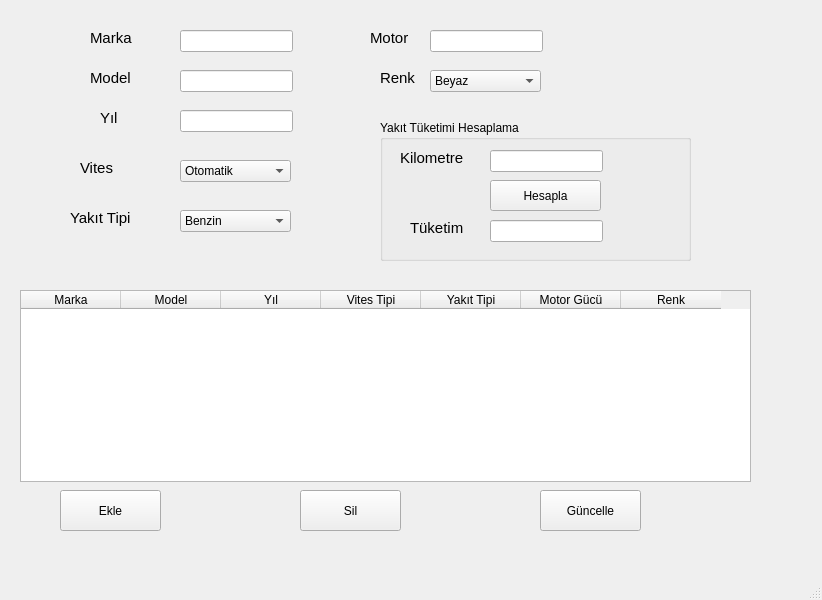
<?xml version="1.0" encoding="UTF-8"?>
<ui version="4.0">
 <class>MainMenu</class>
 <widget class="QMainWindow" name="MainMenu">
  <property name="geometry">
   <rect>
    <x>0</x>
    <y>0</y>
    <width>822</width>
    <height>600</height>
   </rect>
  </property>
  <property name="windowTitle">
   <string>Araba Kayıt</string>
  </property>
  <widget class="QWidget" name="centralwidget">
   <widget class="QLabel" name="label">
    <property name="geometry">
     <rect>
      <x>90</x>
      <y>30</y>
      <width>71</width>
      <height>16</height>
     </rect>
    </property>
    <property name="font">
     <font>
      <pointsize>11</pointsize>
     </font>
    </property>
    <property name="text">
     <string>Marka</string>
    </property>
   </widget>
   <widget class="QLabel" name="label_2">
    <property name="geometry">
     <rect>
      <x>90</x>
      <y>70</y>
      <width>61</width>
      <height>16</height>
     </rect>
    </property>
    <property name="font">
     <font>
      <pointsize>11</pointsize>
     </font>
    </property>
    <property name="text">
     <string>Model</string>
    </property>
   </widget>
   <widget class="QLabel" name="label_3">
    <property name="geometry">
     <rect>
      <x>100</x>
      <y>110</y>
      <width>49</width>
      <height>16</height>
     </rect>
    </property>
    <property name="font">
     <font>
      <pointsize>11</pointsize>
     </font>
    </property>
    <property name="text">
     <string>Yıl</string>
    </property>
   </widget>
   <widget class="QLabel" name="label_4">
    <property name="geometry">
     <rect>
      <x>80</x>
      <y>160</y>
      <width>49</width>
      <height>16</height>
     </rect>
    </property>
    <property name="font">
     <font>
      <pointsize>11</pointsize>
     </font>
    </property>
    <property name="text">
     <string>Vites</string>
    </property>
   </widget>
   <widget class="QLabel" name="label_5">
    <property name="geometry">
     <rect>
      <x>70</x>
      <y>210</y>
      <width>61</width>
      <height>16</height>
     </rect>
    </property>
    <property name="font">
     <font>
      <pointsize>11</pointsize>
     </font>
    </property>
    <property name="text">
     <string>Yakıt Tipi</string>
    </property>
   </widget>
   <widget class="QLineEdit" name="lineBrand">
    <property name="geometry">
     <rect>
      <x>180</x>
      <y>30</y>
      <width>113</width>
      <height>22</height>
     </rect>
    </property>
   </widget>
   <widget class="QLineEdit" name="lineModel">
    <property name="geometry">
     <rect>
      <x>180</x>
      <y>70</y>
      <width>113</width>
      <height>22</height>
     </rect>
    </property>
   </widget>
   <widget class="QLineEdit" name="lineYear">
    <property name="geometry">
     <rect>
      <x>180</x>
      <y>110</y>
      <width>113</width>
      <height>22</height>
     </rect>
    </property>
    <property name="inputMethodHints">
     <set>Qt::ImhNone</set>
    </property>
   </widget>
   <widget class="QLabel" name="label_6">
    <property name="geometry">
     <rect>
      <x>370</x>
      <y>30</y>
      <width>61</width>
      <height>16</height>
     </rect>
    </property>
    <property name="font">
     <font>
      <pointsize>11</pointsize>
     </font>
    </property>
    <property name="text">
     <string>Motor</string>
    </property>
   </widget>
   <widget class="QLineEdit" name="lineHp">
    <property name="geometry">
     <rect>
      <x>430</x>
      <y>30</y>
      <width>113</width>
      <height>22</height>
     </rect>
    </property>
   </widget>
   <widget class="QLabel" name="label_7">
    <property name="geometry">
     <rect>
      <x>380</x>
      <y>70</y>
      <width>41</width>
      <height>16</height>
     </rect>
    </property>
    <property name="font">
     <font>
      <pointsize>11</pointsize>
     </font>
    </property>
    <property name="text">
     <string>Renk</string>
    </property>
   </widget>
   <widget class="QTableWidget" name="tableWidget">
    <property name="geometry">
     <rect>
      <x>20</x>
      <y>290</y>
      <width>731</width>
      <height>192</height>
     </rect>
    </property>
    <property name="editTriggers">
     <set>QAbstractItemView::NoEditTriggers</set>
    </property>
    <property name="selectionMode">
     <enum>QAbstractItemView::SingleSelection</enum>
    </property>
    <property name="selectionBehavior">
     <enum>QAbstractItemView::SelectRows</enum>
    </property>
    <column>
     <property name="text">
      <string>Marka</string>
     </property>
    </column>
    <column>
     <property name="text">
      <string>Model</string>
     </property>
    </column>
    <column>
     <property name="text">
      <string>Yıl</string>
     </property>
    </column>
    <column>
     <property name="text">
      <string>Vites Tipi</string>
     </property>
    </column>
    <column>
     <property name="text">
      <string>Yakıt Tipi</string>
     </property>
    </column>
    <column>
     <property name="text">
      <string>Motor Gücü</string>
     </property>
    </column>
    <column>
     <property name="text">
      <string>Renk</string>
     </property>
    </column>
   </widget>
   <widget class="QPushButton" name="btnAdd">
    <property name="geometry">
     <rect>
      <x>60</x>
      <y>490</y>
      <width>101</width>
      <height>41</height>
     </rect>
    </property>
    <property name="text">
     <string>Ekle</string>
    </property>
    <property name="icon">
     <iconset>
      <normaloff>../free-green-add-button-icon-12023-thumb.png</normaloff>../free-green-add-button-icon-12023-thumb.png</iconset>
    </property>
    <property name="iconSize">
     <size>
      <width>25</width>
      <height>25</height>
     </size>
    </property>
   </widget>
   <widget class="QPushButton" name="btnDelete">
    <property name="geometry">
     <rect>
      <x>300</x>
      <y>490</y>
      <width>101</width>
      <height>41</height>
     </rect>
    </property>
    <property name="text">
     <string>Sil</string>
    </property>
    <property name="icon">
     <iconset>
      <normaloff>../delete-icon-close-symbol-vector-no-sign-cancel-symbol-wrong-reject-illustration-delete-icon-close-symbol-vector-no-sign-cancel-131584727.jpg</normaloff>../delete-icon-close-symbol-vector-no-sign-cancel-symbol-wrong-reject-illustration-delete-icon-close-symbol-vector-no-sign-cancel-131584727.jpg</iconset>
    </property>
    <property name="iconSize">
     <size>
      <width>25</width>
      <height>25</height>
     </size>
    </property>
    <property name="autoRepeat">
     <bool>false</bool>
    </property>
    <property name="autoRepeatDelay">
     <number>398</number>
    </property>
    <property name="autoRepeatInterval">
     <number>200</number>
    </property>
   </widget>
   <widget class="QPushButton" name="btnUpdate">
    <property name="geometry">
     <rect>
      <x>540</x>
      <y>490</y>
      <width>101</width>
      <height>41</height>
     </rect>
    </property>
    <property name="text">
     <string>Güncelle</string>
    </property>
    <property name="icon">
     <iconset>
      <normaloff>../50787717-update-icon-flat-design-style-eps-10.jpg</normaloff>../50787717-update-icon-flat-design-style-eps-10.jpg</iconset>
    </property>
    <property name="iconSize">
     <size>
      <width>25</width>
      <height>25</height>
     </size>
    </property>
   </widget>
   <widget class="QComboBox" name="comColor">
    <property name="geometry">
     <rect>
      <x>430</x>
      <y>70</y>
      <width>111</width>
      <height>22</height>
     </rect>
    </property>
    <item>
     <property name="text">
      <string>Beyaz</string>
     </property>
    </item>
    <item>
     <property name="text">
      <string>Siyah</string>
     </property>
    </item>
    <item>
     <property name="text">
      <string>Kırmızı</string>
     </property>
    </item>
    <item>
     <property name="text">
      <string>Mavi</string>
     </property>
    </item>
    <item>
     <property name="text">
      <string>Gri</string>
     </property>
    </item>
   </widget>
   <widget class="QComboBox" name="comGearType">
    <property name="geometry">
     <rect>
      <x>180</x>
      <y>160</y>
      <width>111</width>
      <height>22</height>
     </rect>
    </property>
    <item>
     <property name="text">
      <string>Otomatik</string>
     </property>
    </item>
    <item>
     <property name="text">
      <string>Manuel</string>
     </property>
    </item>
    <item>
     <property name="text">
      <string>Yarı Otomatik</string>
     </property>
    </item>
   </widget>
   <widget class="QComboBox" name="comFuelType">
    <property name="geometry">
     <rect>
      <x>180</x>
      <y>210</y>
      <width>111</width>
      <height>22</height>
     </rect>
    </property>
    <item>
     <property name="text">
      <string>Benzin</string>
     </property>
    </item>
    <item>
     <property name="text">
      <string>Gaz</string>
     </property>
    </item>
    <item>
     <property name="text">
      <string>Dizel</string>
     </property>
    </item>
    <item>
     <property name="text">
      <string>Hybrid</string>
     </property>
    </item>
   </widget>
   <widget class="QGroupBox" name="groupFuelCons">
    <property name="geometry">
     <rect>
      <x>380</x>
      <y>120</y>
      <width>311</width>
      <height>141</height>
     </rect>
    </property>
    <property name="title">
     <string>Yakıt Tüketimi Hesaplama</string>
    </property>
    <widget class="QLineEdit" name="lineKm">
     <property name="geometry">
      <rect>
       <x>110</x>
       <y>30</y>
       <width>113</width>
       <height>22</height>
      </rect>
     </property>
    </widget>
    <widget class="QPushButton" name="btnCal">
     <property name="geometry">
      <rect>
       <x>110</x>
       <y>60</y>
       <width>111</width>
       <height>31</height>
      </rect>
     </property>
     <property name="text">
      <string>Hesapla</string>
     </property>
     <property name="iconSize">
      <size>
       <width>25</width>
       <height>25</height>
      </size>
     </property>
     <property name="autoRepeat">
      <bool>false</bool>
     </property>
     <property name="autoRepeatDelay">
      <number>398</number>
     </property>
     <property name="autoRepeatInterval">
      <number>200</number>
     </property>
    </widget>
    <widget class="QLineEdit" name="lineResult">
     <property name="geometry">
      <rect>
       <x>110</x>
       <y>100</y>
       <width>113</width>
       <height>22</height>
      </rect>
     </property>
    </widget>
    <widget class="QLabel" name="label_8">
     <property name="geometry">
      <rect>
       <x>20</x>
       <y>30</y>
       <width>71</width>
       <height>16</height>
      </rect>
     </property>
     <property name="font">
      <font>
       <pointsize>11</pointsize>
      </font>
     </property>
     <property name="text">
      <string>Kilometre</string>
     </property>
    </widget>
    <widget class="QLabel" name="label_9">
     <property name="geometry">
      <rect>
       <x>30</x>
       <y>100</y>
       <width>71</width>
       <height>16</height>
      </rect>
     </property>
     <property name="font">
      <font>
       <pointsize>11</pointsize>
      </font>
     </property>
     <property name="text">
      <string>Tüketim</string>
     </property>
    </widget>
   </widget>
  </widget>
  <widget class="QMenuBar" name="menubar">
   <property name="geometry">
    <rect>
     <x>0</x>
     <y>0</y>
     <width>822</width>
     <height>22</height>
    </rect>
   </property>
  </widget>
  <widget class="QStatusBar" name="statusbar"/>
 </widget>
 <resources/>
 <connections/>
</ui>
